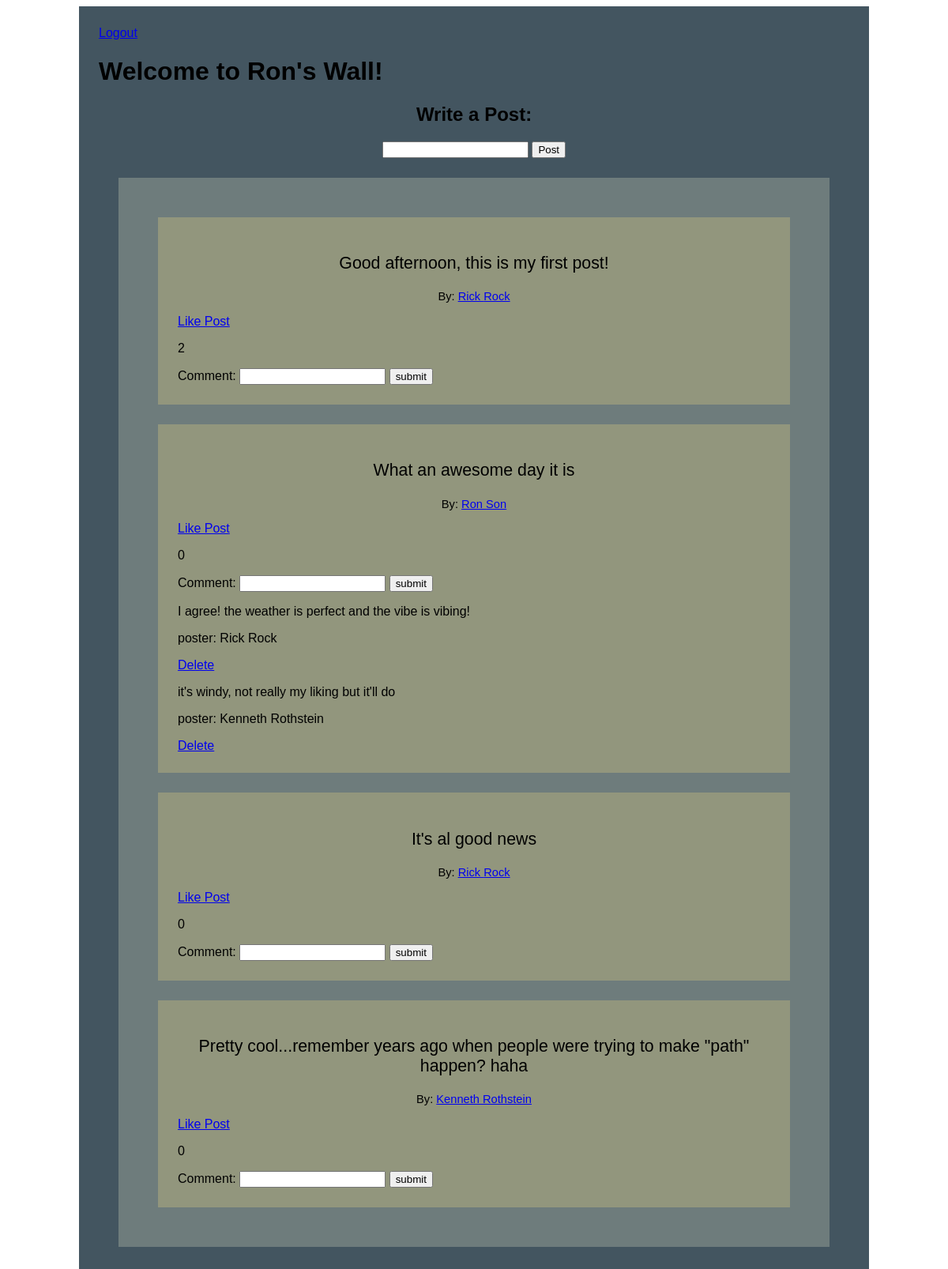
The page /success (signed in) on the database its author committed.
### login_project_app/models.py (models this page shows)
class User(models.Model):
    first_name = models.CharField(max_length=50)
    last_name = models.CharField(max_length=50)
    email = models.CharField(max_length=50)
    password = models.CharField(max_length=50)
    objects = UserManager()

class Wall_Message(models.Model):
    message = models.CharField(max_length=255)
    poster = models.ForeignKey(User, related_name='user_messages', on_delete=models.CASCADE)
    user_likes = models.ManyToManyField(User, related_name='liked_posts')

class Comment(models.Model):
    comment = models.CharField(max_length=255)
    poster = models.ForeignKey(User, related_name='user_comments', on_delete=models.CASCADE)
    wall_message = models.ForeignKey(Wall_Message, related_name="post_comments", on_delete=models.CASCADE)

### login_project_app/views.py (the view)
# urls.py: path('success', views.success),
def success(request):
    if 'user' not in request.session:
        return redirect('/')
    context = {
        'wall_messages': Wall_Message.objects.all()
    }
    return render(request, 'success.html', context)

### login_project_app/templates/success.html (shortened to what this page needs)
<!DOCTYPE html>
<html lang="en">
<head>
    {% load static %}
    <link rel="stylesheet" href="{% static 'style.css' %}">
</head>
<body>
    <div id='wrap'>
        <a href="/logout">Logout</a>
        <h1>Welcome to {{request.session.user}}'s Wall!</h1>
        <div id='write'>
            <h2>Write a Post:</h2>
            <form action="/process_message" method=POST>
                <input type="text" name='mess'>
                <input type="submit" value="Post">
            </form>
        </div>
        <div id='posts'>
            {% for post in wall_messages %}
            <div class='one_post'>
                <p class='post'>{{post.message}}</p>
                <p class='poster'>By: <a href="/user_profile/{{post.poster.id}}">{{post.poster.first_name}} {{post.poster.last_name}}</a></p>
                <a href="/like/{{post.id}}">Like Post</a>
                <p>{{ post.user_likes.count }}</p>
                <form action="/add_comment/{{post.id}}" method=POST>
                    Comment: <input type="text" name='comment'>
                    <input type="submit" value='submit'>
                </form>
                {% for comment in post.post_comments.all %}
                    <p>{{comment.comment}}</p>
                    <p>poster: {{comment.poster.first_name}} {{comment.poster.last_name}}</p>
                    <a href="/delete/{{comment.id}}">Delete</a>
                {% endfor %}
            </div>
            {% endfor %}
        </div>
    </div>
</body>
</html>

### login_project_app/static/style.css (style rules this page uses)
#wrap { margin: 0px auto; background-color: #435560; width: 950px; font-family: sans-serif; padding: 25px; }
#posts { background-color: #6e7c7c; padding: 25px; margin: 25px; }
.one_post { background-color: #92967d; padding: 25px; margin: 25px; min-height: 100px; }
.post { font-size: 16pt; text-align: center; }
.poster { font-size: 11pt; text-align: center; }
#write { text-align: center; }

### rows shown on the page
User: session.user "Ron"
Wall_Message: message "Good afternoon, this is my first post!", poster.first_name "Rick", poster.last_name "Rock", user_likes.count "2"
Wall_Message: message "What an awesome day it is", poster.first_name "Ron", poster.last_name "Son", user_likes.count "0"
Comment: comment "I agree! the weather is perfect and the vibe is vibing!", poster.first_name "Rick", poster.last_name "Rock"
Comment: comment "it's windy, not really my liking but it'll do", poster.first_name "Kenneth", poster.last_name "Rothstein"
Wall_Message: message "It's al good news", poster.first_name "Rick", poster.last_name "Rock", user_likes.count "0"
Wall_Message: message "Pretty cool...remember years ago when people were trying to make \"path\" happen? haha", poster.first_name "Kenneth", poster.last_name "Rothstein", user_likes.count "0"
